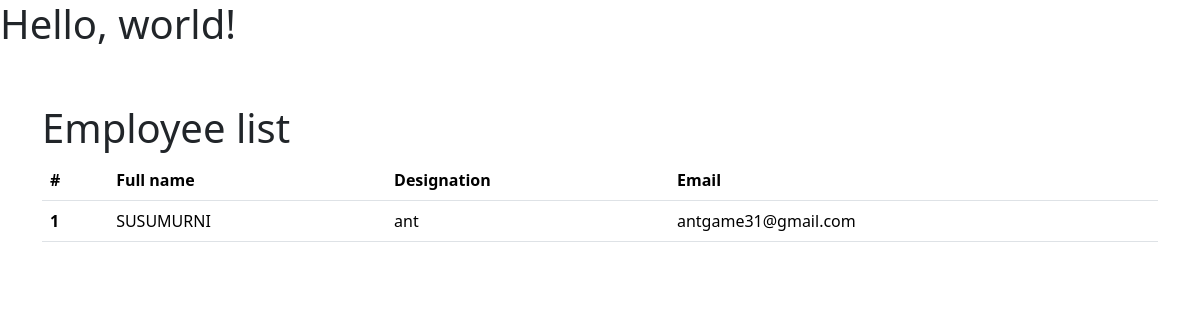
Before: / with the older database file.
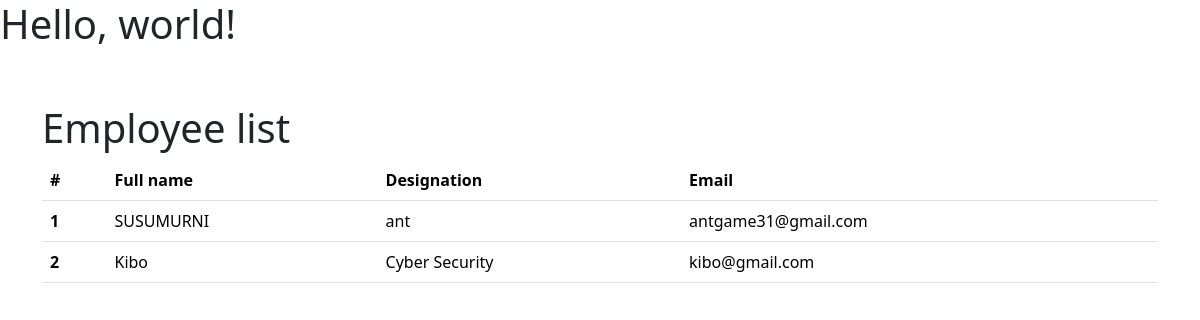
After: the same page with the newer database file.
### employees/models.py (models this page shows, shortened)
class Employee(models.Model):
    full_name = models.CharField(max_length=100)
    photo = models.ImageField(upload_to='images')
    designation = models.CharField(max_length=100)
    email_address = models.EmailField(max_length=100, unique=True)
    password = models.CharField(max_length=100)
    created_at = models.DateTimeField(auto_now_add=True)
    updated_at = models.DateTimeField(auto_now=True)

### django_basic/views.py (the view)
# urls.py: 2. Add a URL to urlpatterns:  path('', views.home, name='home')
def home(request):
    employees = Employee.objects.filter()
    context = {
        'employee':employees,
    }
    return render(request,'index.html',context)

### templates/index.html (shortened to what this page needs)
<!DOCTYPE html>
<html lang="en">
  <head>
    <link
      href="https://cdn.jsdelivr.net/npm/bootstrap@5.3.3/dist/css/bootstrap.min.css"
      rel="stylesheet"
    />
  </head>
  <body>
    <h1>Hello, world!</h1>
    <div class="container pt-5">
      <h1>Employee list</h1>
      <table class="table">
        <thead>
          <tr>
            <th class="col">#</th>
            <th class="col">Full name</th>
            <th class="col">Designation</th>
            <th class="col">Email</th>
          </tr>
        </thead>
        <tbody>
          {% for emp in employee %}
          <tr>
            <th>{{ forloop.counter }}</th>
            <td>{{ emp.full_name }}</td>
            <td>{{ emp.designation }}</td>
            <td>{{ emp.email_address }}</td>
          </tr>
          {% endfor %}
        </tbody>
      </table>
    </div>
  </body>
</html>

Changed rows visible on the page:
added Employee: full_name "Kibo", designation "Cyber Security", email_address "kibo@gmail.com"
